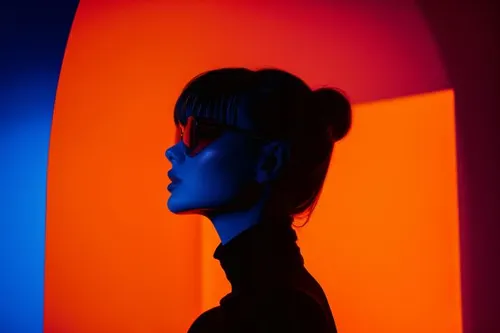
#> input picture human.webp, 500 x 333 px, found by its file name
$ python rotating.py
#> lines starting #> are read from the running program, lines starting #| are printed output that depends on the picture
import cv2
image = cv2.imread("human.webp")
#> image is the input picture: shape (333, 500, 3); mean B, G, R 27.4, 47, 146.9

if image is None:
    print("could not found image")
else:
    h,w,c = image.shape
#> h = 333; w = 500; c = 3
    print(f"image info: \nHeight:{h} \nWidth:{w} \nChannel:{c}")
#| image info:
#| Height:333
#| Width:500
#| Channel:3
    formula = cv2.getRotationMatrix2D((333//2,500//2),90,2) #rotating by 90 anticlock and scale by 2
    rotated_img = cv2.warpAffine(image,formula,(300,400))
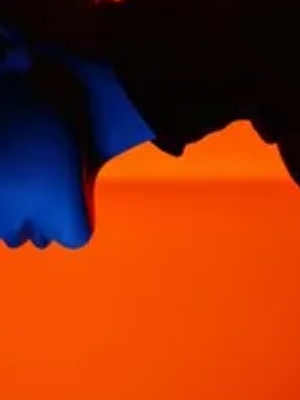
#> rotated_img: shape (400, 300, 3); mean B, G, R 15.3, 47.4, 139.1
    flipped_img = cv2.flip(image,1) #flipped horizontal
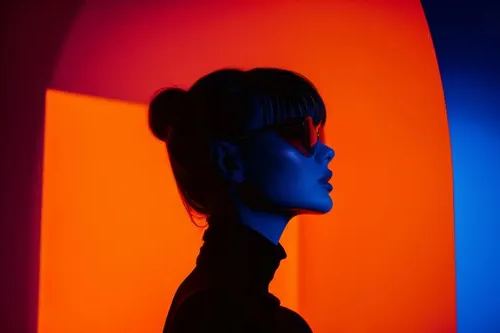
#> flipped_img: shape (333, 500, 3); mean B, G, R 27.4, 47, 146.9
    cv2.imshow("original_image",image)
    cv2.imshow("rotated_image",rotated_img)
    cv2.imshow("flipped_image",flipped_img)
    cv2.waitKey(0)
    cv2.destroyAllWindows()
